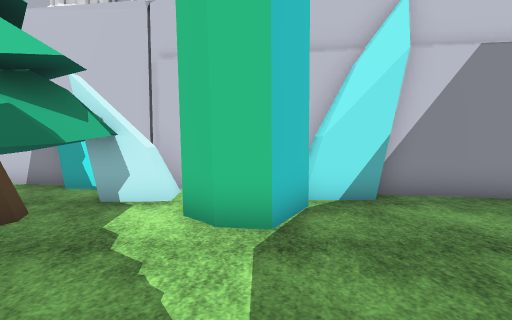
view 1 (above)

23 first-person views from a walk through a 3-D level made in the Unity game engine. The camera is 1.3 m above the floor, tilts 4° down and sees 80° across. Doors are open. The floor is counted in squares, 1 m on a side. Each view is taken from the middle of a square. On the plan, view 1 faces up. The plan holds only what a view shows up to about 14 squares ahead; the rest is blank. The place goes on beyond the plan. The player character is not drawn. Some surface patterns are stand-ins.

view 2
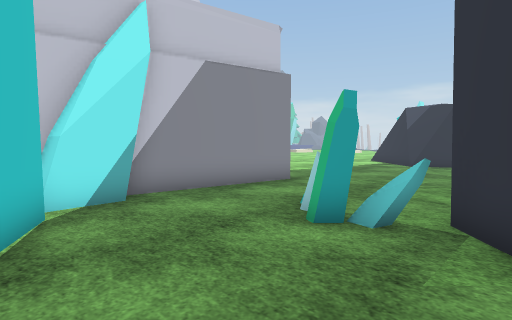

view 3
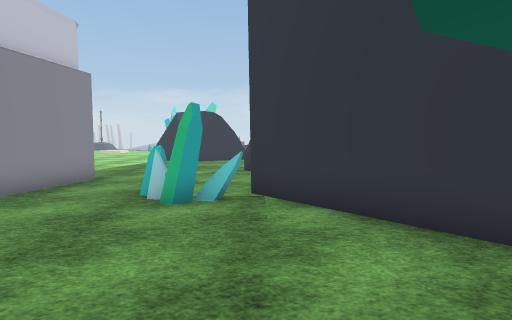

view 4
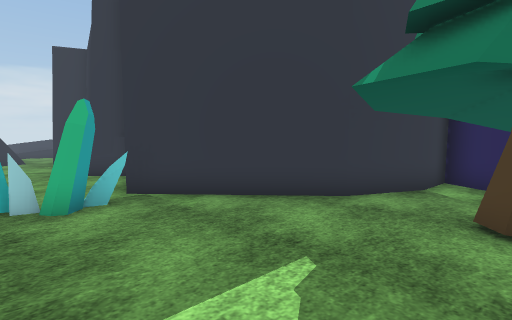

view 5
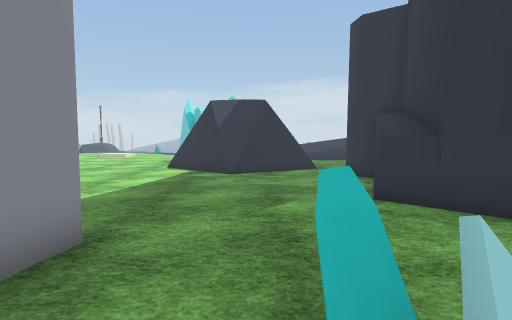

view 6
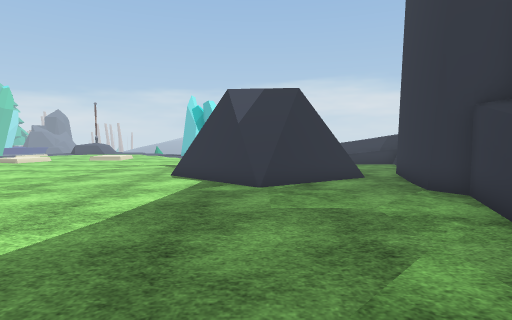

view 7
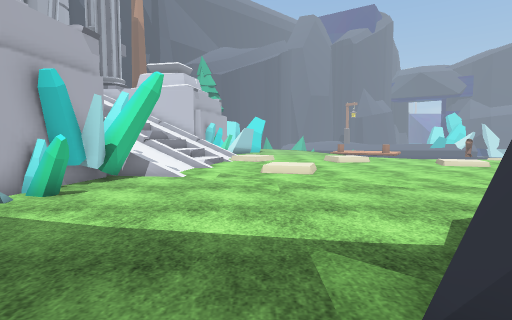

view 8
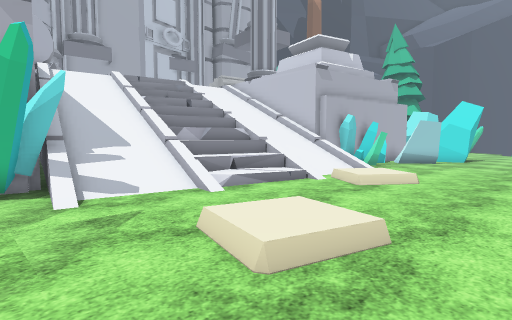

view 9
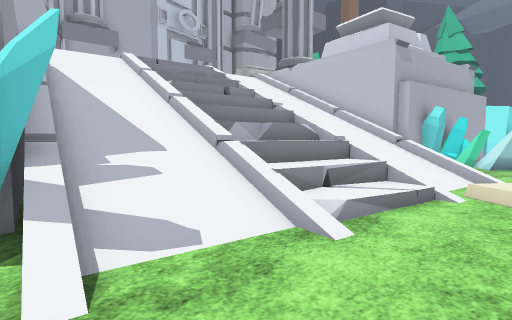

view 10
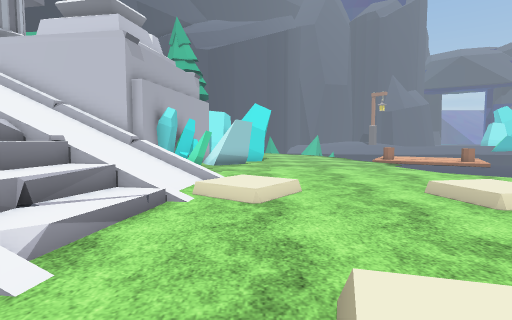

view 11
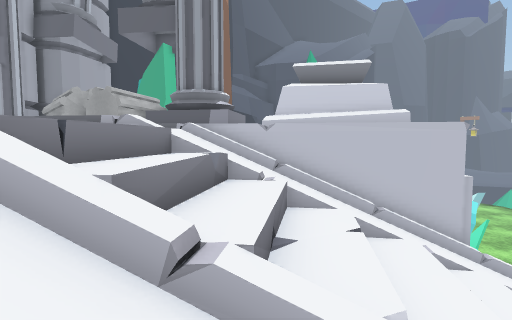

view 12
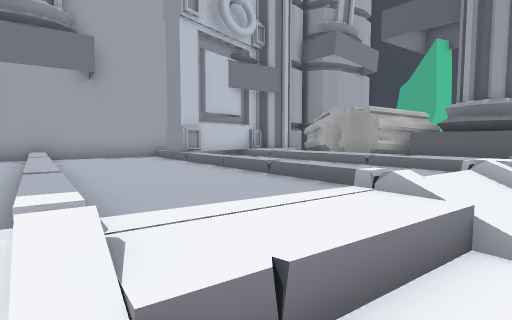

view 13
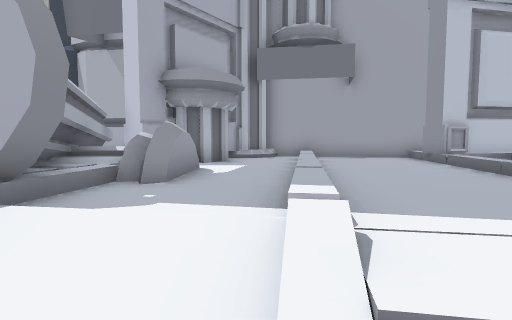

view 14
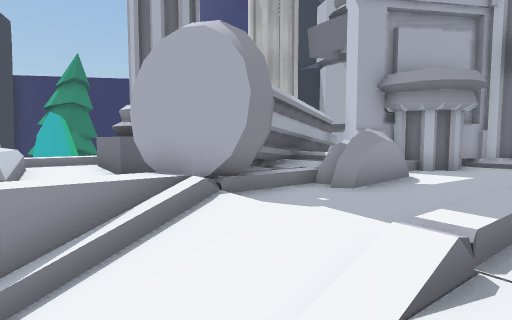

view 15
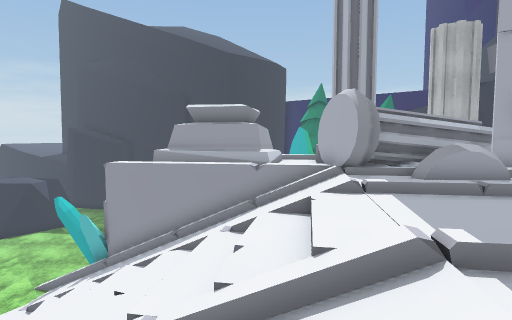

view 16
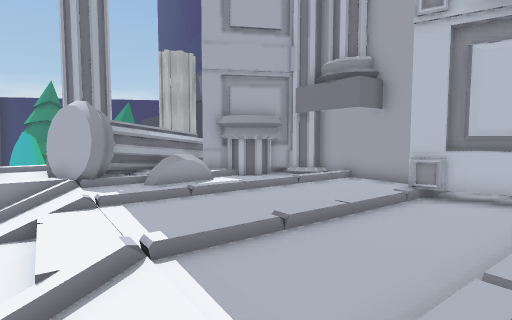

view 17
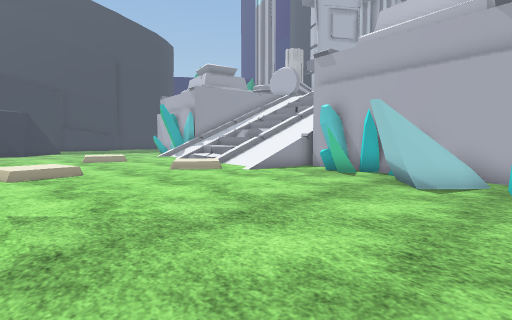

view 18
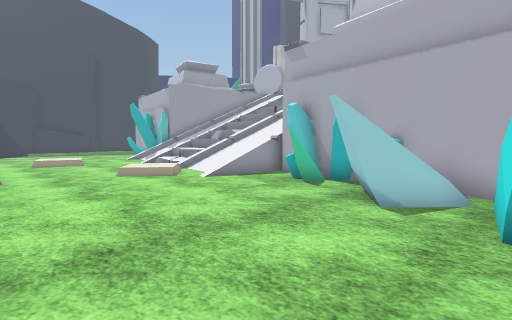

view 19
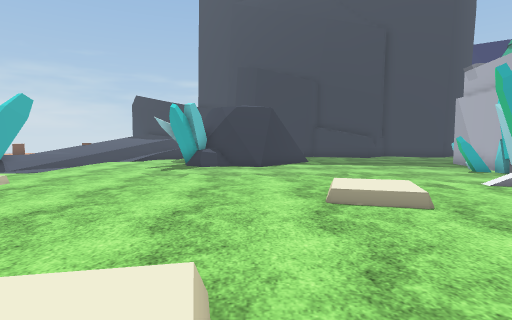

view 20
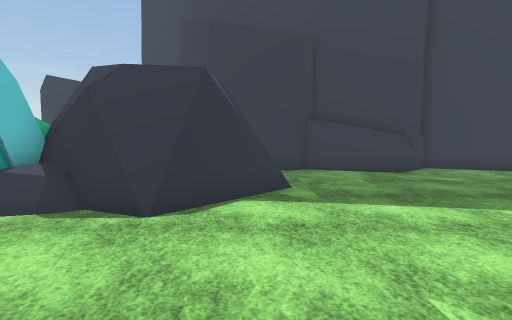

view 21
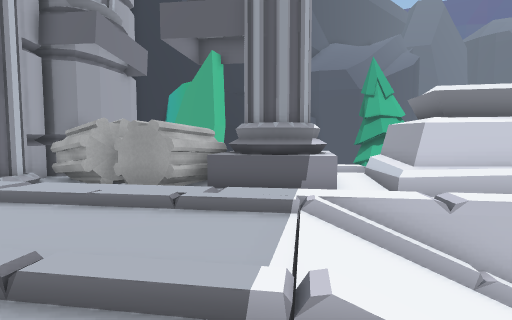

view 22
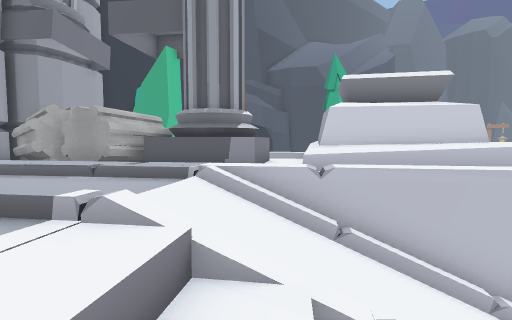

view 23
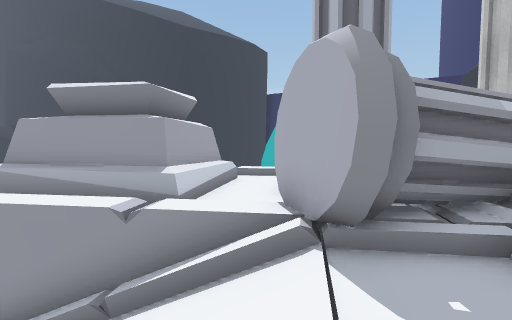

### Floor plan
Key: @ floor where view 1 was taken; # wall or solid block; x gap in a wall; . main floor; : floor 0.25 m higher than the main floor; - floor 0.25 m lower than the main floor; + floor 1.25 m higher than the main floor; * floor 2.25 m higher than the main floor; % floor 2.75 m higher than the main floor; & floor 4.5 m higher than the main floor; $ floor 4.75 m higher than the main floor; / step, stairs or slope; = window, fence, low wall or low ledge; ^ raised ledge; v drop or lower ground; R rock; O other object.
Columns run from 8 left of view 1 to 21 right of it. Each row starts with its distance up from view 1.
 32        ##            ## .... -
 31   ##    =   =O     #=#.......
 30   #O   OO  ^=OO  OO#^^.......-
 29   #OOO OO####OO  OO###........
 28   #/OOOO^##^=OOOOO ###........
 27  ##$///O    OOOOOOv##.........
 26  ##////$$$////&OOO###.........
 25  &#&&&&&&///=v#####...........
 24 #/#&&&&&&&///////##==/........
 23 #///////&&///////////........
 22 #&&&&&&/////////////////.....
 21 #&&&&&&&&&////////////:/...
 20 #//&&&&&&&///////////......
 19 &&///////&////%*/+///.........
 18 #&&&&&&&&//////*/+///.........
 17 ####&=&&&////////////.........
 16   ##x==&O///////////...::.....
 15   ##$OOOO/==////////...:/.....
 14   OOOOOOOO$######=//...//.....
 13 # OO     OOO##  ###...........
 12 # OO    #&#OO   ###...........
 11    O    ####    ##............
 10   O             ##............
  9  ####           #.............
  8                 #.........=.R.
  7          ########........###R#
  6          #..............## ###
  5      #####.............=##
  4     ##.##....=..........##
  3      #......#=..........##
  2       ......#=...........#
  1       .......##...###.......
  0       ..@...###############.
 -1       #....##
 -2       #...##
 -3        ..##
 -4         ##

Positions as (right, up) in squares from view 1, and headings:
1: (0, 0), facing up
2: (0, 0), facing up-right
3: (-2, 1), facing right
4: (-2, 4), facing down-right
5: (4, 4), facing right
6: (7, 5), facing right
7: (14, 3), facing up
8: (18, 12), facing up-left
9: (14, 13), facing up-left
10: (14, 14), facing up
11: (4, 16), facing up
12: (3, 18), facing up-left
13: (3, 18), facing left
14: (3, 19), facing down-left
15: (3, 25), facing down
16: (3, 26), facing down-left
17: (21, 32), facing down-left
18: (19, 32), facing down-left
19: (18, 22), facing down
20: (16, 13), facing down
21: (1, 20), facing up
22: (3, 19), facing up
23: (1, 19), facing down
